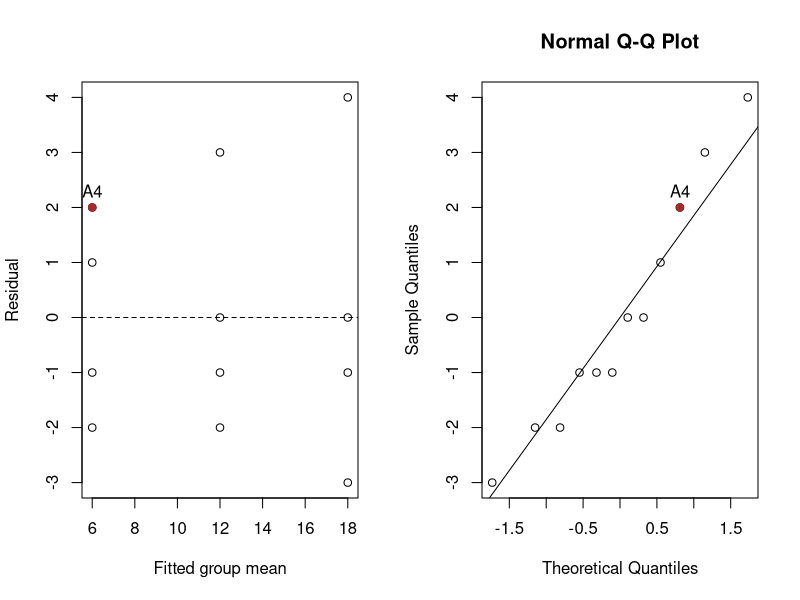

Generate this figure with R:
# CPSC 440 Learning Atlas: standalone teaching example
# Chapter 08, section: diagnostics
# Run in a fresh R session; no external packages or data files are needed.
# Read the lesson for assumptions, data provenance, and interpretation.

# Original teaching data: three groups with four independent units per group.
d <- data.frame(id=c(paste0("A",1:4),paste0("B",1:4),paste0("C",1:4)),
                group=factor(rep(c("A","B","C"),each=4)),
                y=c(4,5,7,8,10,11,12,15,15,17,18,22))
fit <- lm(y ~ group,data=d)
# Group means give the one-way fitted values directly.
# Direct subtraction preserves exact ties in this integer teaching example.
d$fitted <- ave(d$y,d$group,FUN=mean)
d$residual <- d$y-d$fitted
stopifnot(max(abs(d$fitted-fitted(fit)))<1e-10,
          max(abs(d$residual-residuals(fit)))<1e-10,
          max(abs(tapply(d$residual,d$group,sum)))<1e-10)
n <- nrow(d)
# Break exact ties by original record order solely to retain observation IDs.
ordered <- order(d$residual,seq_len(n))
position <- seq_len(n)
probability <- ppoints(n)
theoretical <- qnorm(probability)
qq_table <- data.frame(d[ordered,],position=position,
                       probability=probability,theoretical=theoretical)
print(qq_table,digits=10,row.names=FALSE)
selected <- qq_table[qq_table$id=="A4",]
print(selected,digits=10,row.names=FALSE)
stopifnot(selected$fitted==6,selected$residual==2,selected$position==10,
          abs(selected$probability-9.5/12)<1e-12,
          abs(selected$theoretical-.812217801499913)<1e-12)
# qqline uses two sample quantiles, not an OLS fit to every Q-Q point.
quartiles <- quantile(d$residual,c(.25,.75),type=7,names=FALSE)
normal_quartiles <- qnorm(c(.25,.75))
reference_slope <- diff(quartiles)/diff(normal_quartiles)
reference_intercept <- quartiles[1]-reference_slope*normal_quartiles[1]
print(c(Q1=quartiles[1],Q3=quartiles[2],
        slope=reference_slope,intercept=reference_intercept))
q <- qqnorm(d$residual,plot.it=FALSE)
stopifnot(max(abs(q$x[ordered]-theoretical))<1e-12,
          max(abs(q$y-d$residual))<1e-12,
          max(abs(quartiles-c(-1.25,1.25)))<1e-12)
par(mfrow=c(1,2))
plot(d$fitted,d$residual,xlab="Fitted group mean",ylab="Residual")
abline(h=0,lty=2)
points(selected$fitted,selected$residual,pch=19,col="brown")
text(selected$fitted,selected$residual,labels="A4",pos=3)
qqnorm(d$residual)
qqline(d$residual)
points(selected$theoretical,selected$residual,pch=19,col="brown")
text(selected$theoretical,selected$residual,labels="A4",pos=3)
par(mfrow=c(1,1))
# Neither zero group sums nor a straight-looking Q-Q plot proves the assumptions.
